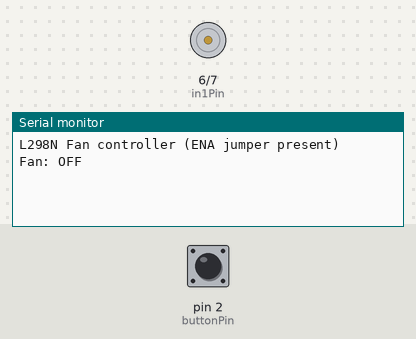
Bench run of a sketch on a simulated Arduino Uno, built with avr-gcc and run on an emulated ATmega328P. On the bench: motor-driver pin pairs drawn as motors (green arrow = first pin HIGH = forward, orange = second pin HIGH = backward, longer = more drive, scaled by the enable pin), the last lines printed to the serial monitor. The test bench sets the inputs (shaded band); at power-on: pin 2 (buttonPin) HIGH.

Above: at 1.2 s.
1.3 s: pin 2 (buttonPin) pulled LOW for 0.15 s
At 1.7 s:
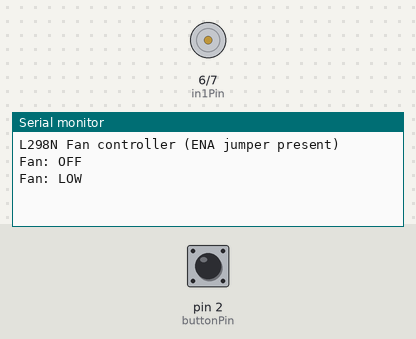
2.9 s: pin 2 (buttonPin) pulled LOW for 1 s
At 4.3 s:
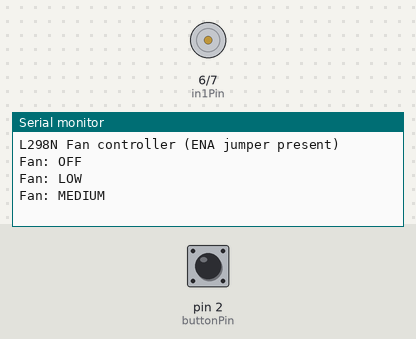
5.4 s: pin 2 (buttonPin) pulled LOW for 0.15 s
At 5.9 s:
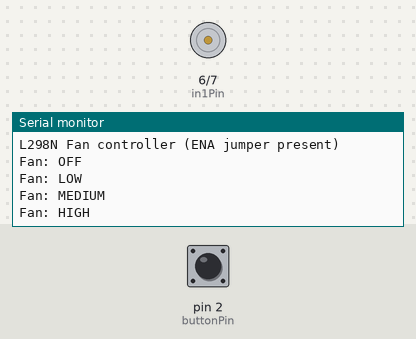

Measured:
- after the input at 1.3 s, the serial monitor: prints a new line after 0.05 s (image 1)
- after the input at 2.9 s, the serial monitor: prints a new line after 0.06 s (image 2)
- after the input at 5.4 s, the serial monitor: prints a new line after 0.05 s (image 3)

The sketch:

Fan.ino
```cpp
/*
  Author: Saeed Soukiah
  Created: 2025-11-16
  Description:
    Simple Arduino fan controller using an L298N driver and ezButton.
    A momentary pushbutton cycles the fan through four PWM speed states:
      OFF (0), LOW (85), MEDIUM (170), HIGH (255).
    IN2 is held LOW to fix motor direction; IN1 receives PWM to control speed.
    Uses INPUT_PULLUP for the button and ezButton for debouncing and press counting.

  Hardware:
    - Arduino (Uno/Nano/Any with PWM on pin 6)
    - L298N motor driver (ENA on pin 5, IN1 on pin 6, IN2 on pin 7)
    - Momentary pushbutton to GND on pin 2 (uses internal pull-up)
    - External motor power supply appropriate for the fan

  Pins:
    buttonPin = 2  // INPUT_PULLUP
    enPin     = 5  // ENA (not PWM controlled here)
    in1Pin    = 6  // IN1 (PWM)
    in2Pin    = 7  // IN2 (held LOW for forward only)

  Dependencies:
    - ezButton library (install from Library Manager)
*/
#include <ezButton.h>                    // ezButton library: handles debouncing and simple button state/counting

const uint8_t buttonPin = 2;             // Physical pin where the pushbutton is connected (uses INPUT_PULLUP)
const uint8_t enPin = 5;                 // ENA pin on L298N (not PWM'd here because ENA is tied high by jumper)
const uint8_t in1Pin = 6;                // IN1 pin on L298N — this pin will receive PWM to vary motor/fan speed
const uint8_t in2Pin = 7;                // IN2 pin on L298N — held LOW to force a single direction (forward only)

ezButton button(buttonPin);              // Create ezButton instance bound to buttonPin

// Discrete PWM levels used to step through OFF, LOW, MEDIUM, HIGH
const uint8_t PWM_LEVELS[] = {0, 85, 170, 255};
// Number of distinct states derived from the array length
const uint8_t NUM_STATES = sizeof(PWM_LEVELS) / sizeof(PWM_LEVELS[0]);

void setup() {
  // Configure the button pin as input with internal pull-up resistor enabled.
  // Using INPUT_PULLUP means the button should connect the pin to GND when pressed.
  pinMode(buttonPin, INPUT_PULLUP);

  // Configure ezButton behavior:
  // - setDebounceTime to ignore contact bounce shorter than 50 ms
  // - setCountMode(COUNT_FALLING) to increment the internal counter when the pin transitions from HIGH to LOW (button press)
  button.setDebounceTime(50);
  button.setCountMode(COUNT_FALLING);

  // Configure the motor-control pins as outputs.
  pinMode(enPin, OUTPUT);    // ENA on L298N (here it's an output in case user decides to control it later)
  pinMode(in1Pin, OUTPUT);   // IN1 will get PWM to control speed
  pinMode(in2Pin, OUTPUT);   // IN2 will be held LOW to fix motor direction

  // Fix direction: tie IN2 LOW so IN1 PWM controls forward speed only.
  // This prevents reversing the motor while the code only intends speed steps.
  digitalWrite(in2Pin, LOW);

  // Ensure the motor starts stopped by writing zero PWM to IN1.
  analogWrite(in1Pin, 0);

  // Start serial for human-readable status messages and debugging.
  Serial.begin(115200);
  Serial.println("L298N Fan controller (ENA jumper present)");
}

void loop() {
  // Must call button.loop() regularly for ezButton to sample the pin and update its internal state.
  button.loop();

  // Read how many presses have been counted so far (wrap-around handled below).
  int count = button.getCount();

  // If count exceeds the number of defined states, wrap it back to 0.
  // This enables cyclic stepping: OFF -> LOW -> MEDIUM -> HIGH -> OFF ...
  if (count >= NUM_STATES) {
    button.resetCount();   // reset ezButton internal counter to 0
    count = 0;             // keep local variable consistent with reset state
  }

  // Track last applied state to avoid re-applying same PWM and re-printing unchanged status every loop.
  static int lastState = -1;
  if (count != lastState) {
    // Map the current count to an explicit PWM duty cycle from the PWM_LEVELS array.
    uint8_t pwm = PWM_LEVELS[count];

    // Apply PWM to IN1; since IN2 is LOW, this controls forward speed only.
    analogWrite(in1Pin, pwm);

    // Print a concise status message over Serial so a human can monitor changes.
    // Messages correspond to PWM_LEVELS entries by index.
    switch (count) {
      case 0: Serial.println("Fan: OFF"); break;      // pwm == 0
      case 1: Serial.println("Fan: LOW"); break;      // pwm == 85 (~33% duty)
      case 2: Serial.println("Fan: MEDIUM"); break;   // pwm == 170 (~67% duty)
      case 3: Serial.println("Fan: HIGH"); break;     // pwm == 255 (100% duty)
    }

    // Update lastState so we only act when the state actually changes.
    lastState = count;
  }

  // Small delay to reduce loop CPU usage and limit Serial flood rate.
  // ezButton sampling is asynchronous within loop(); the debounce timer is managed by ezButton internals.
  delay(10);
}
```
